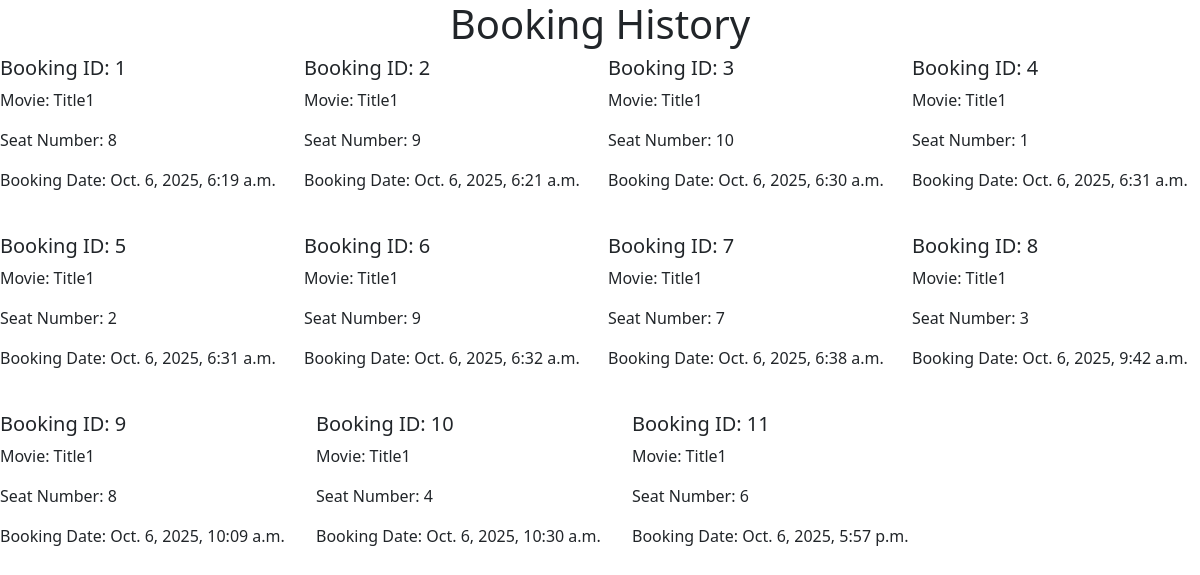
The app's page /booking_history/ with its own data.
### movie_theater_booking/models.py (models this page shows)
class Booking(models.Model):
    id = models.AutoField(primary_key=True)
    movie = models.ForeignKey(Movie, on_delete=models.CASCADE)
    seat = models.ForeignKey(Seat, on_delete=models.CASCADE)
    booking_date = models.DateTimeField()

class Movie(models.Model):
    id = models.AutoField(primary_key=True)
    title = models.TextField()
    description = models.TextField()
    release_date = models.DateField()
    duration = models.IntegerField()

class Seat(models.Model):
    id = models.AutoField(primary_key=True)
    movie = models.ForeignKey(Movie, on_delete=models.CASCADE) # Outside of assignment spec to account for different movies
    seat_number = models.IntegerField()
    booking_status = models.TextField()

### movie_theater_booking/views.py (the view)
# urls.py: path('booking_history/', booking_history_view, name='booking_history_view'),
def booking_history_view(request):
    bookings = Booking.objects.all()
    return render(request, 'booking_history.html', {'bookings': bookings})

### movie_theater_booking/templates/booking_history.html (shortened to what this page needs)
{% extends "base.html" %}
{% block content %}
<h1 class="text-center">Booking History</h1>
<div class="d-flex flex-wrap gap-3">
    {% for booking in bookings %}
        <div class="list-group-item flex-fill" style="min-width: 250px; max-width: 300px;">
            <h5>Booking ID: {{ booking.id }}</h5>
            <p>Movie: {{ booking.movie.title }}</p>
            <p>Seat Number: {{ booking.seat.seat_number }}</p>
            <p>Booking Date: {{ booking.booking_date }}</p>
        </div>
    {% endfor %}
</div>
{% endblock %}

### movie_theater_booking/templates/base.html (shortened to what this page needs)
{% load static %}
<!DOCTYPE html>
<html lang="en">
    <head>
        <link rel="stylesheet" href="{% static 'main.css' %}" type="text/css">
    </head>
    <body>
        <link href="https://cdn.jsdelivr.net/npm/bootstrap@5.3.8/dist/css/bootstrap.min.css" rel="stylesheet">
        {% block content %}
        {% endblock %}
    </body>
</html>

### movie_theater_booking/static/main.css (style rules this page uses)
.list-group-item { margin-bottom: 10px; }

### records on screen
Booking: id "1", movie "Title1", seat.seat_number "8", booking_date "Oct. 6, 2025, 6:19 a.m."
Booking: id "2", movie "Title1", seat.seat_number "9", booking_date "Oct. 6, 2025, 6:21 a.m."
Booking: id "3", movie "Title1", seat.seat_number "10", booking_date "Oct. 6, 2025, 6:30 a.m."
Booking: id "4", movie "Title1", seat.seat_number "1", booking_date "Oct. 6, 2025, 6:31 a.m."
Booking: id "5", movie "Title1", seat.seat_number "2", booking_date "Oct. 6, 2025, 6:31 a.m."
Booking: id "6", movie "Title1", seat.seat_number "9", booking_date "Oct. 6, 2025, 6:32 a.m."
Booking: id "7", movie "Title1", seat.seat_number "7", booking_date "Oct. 6, 2025, 6:38 a.m."
Booking: id "8", movie "Title1", seat.seat_number "3", booking_date "Oct. 6, 2025, 9:42 a.m."
Booking: id "9", movie "Title1", seat.seat_number "8", booking_date "Oct. 6, 2025, 10:09 a.m."
Booking: id "10", movie "Title1", seat.seat_number "4", booking_date "Oct. 6, 2025, 10:30 a.m."
Booking: id "11", movie "Title1", seat.seat_number "6", booking_date "Oct. 6, 2025, 5:57 p.m."
